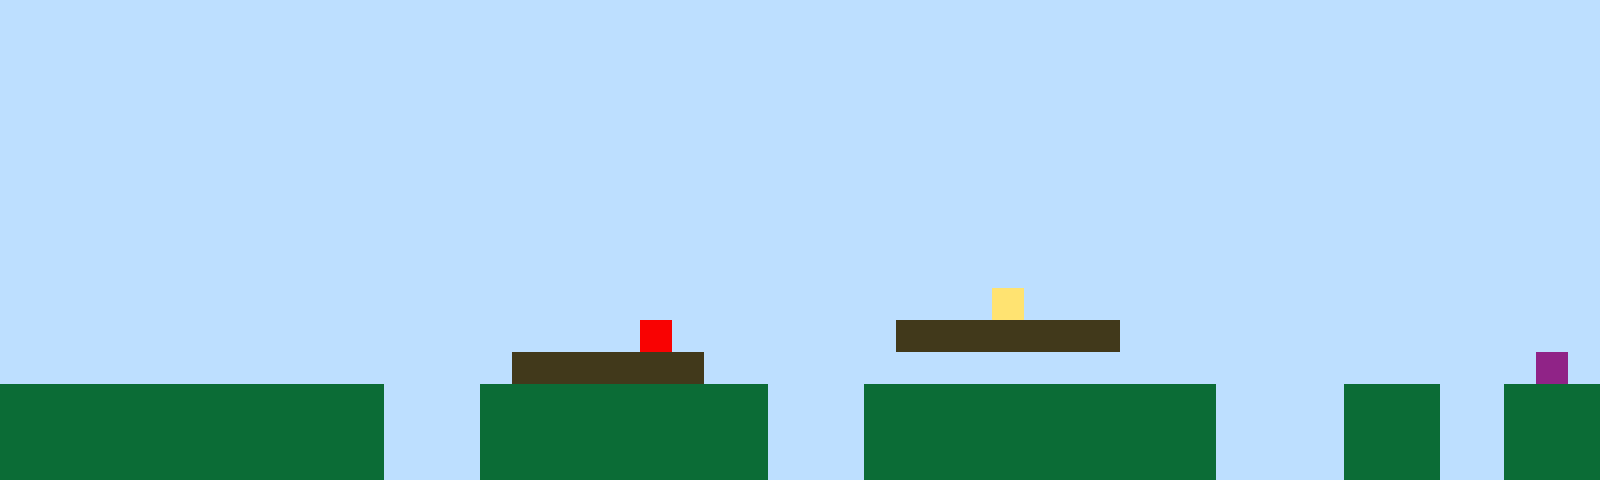

Rendered tile map (Tiled .tmx) drawn with the repository's tilesets; below, a short description and the full map source, tile grids included:
An orthogonal 50x15 tile map with 32x32 px tiles, 1 tile layer (Tile Layer 1).

<map version="1.10" tiledversion="1.11.2" orientation="orthogonal" renderorder="right-up" width="50" height="15" tilewidth="32" tileheight="32" infinite="0" nextlayerid="2" nextobjectid="1"><editorsettings><export target="map1.csv" format="csv" /></editorsettings><tileset firstgid="1" name="sprites" tilewidth="32" tileheight="32" tilecount="6" columns="3"><image source="sprites.png" width="96" height="64" /></tileset><layer id="1" name="Tile Layer 1" width="50" height="15"><data encoding="csv">1,1,1,1,1,1,1,1,1,1,1,1,1,1,1,1,1,1,1,1,1,1,1,1,1,1,1,1,1,1,1,1,1,1,1,1,1,1,1,1,1,1,1,1,1,1,1,1,1,1,1,1,1,1,1,1,1,1,1,1,1,1,1,1,1,1,1,1,1,1,1,1,1,1,1,1,1,1,1,1,1,1,1,1,1,1,1,1,1,1,1,1,1,1,1,1,1,1,1,1,1,1,1,1,1,1,1,1,1,1,1,1,1,1,1,1,1,1,1,1,1,1,1,1,1,1,1,1,1,1,1,1,1,1,1,1,1,1,1,1,1,1,1,1,1,1,1,1,1,1,1,1,1,1,1,1,1,1,1,1,1,1,1,1,1,1,1,1,1,1,1,1,1,1,1,1,1,1,1,1,1,1,1,1,1,1,1,1,1,1,1,1,1,1,1,1,1,1,1,1,1,1,1,1,1,1,1,1,1,1,1,1,1,1,1,1,1,1,1,1,1,1,1,1,1,1,1,1,1,1,1,1,1,1,1,1,1,1,1,1,1,1,1,1,1,1,1,1,1,1,1,1,1,1,1,1,1,1,1,1,1,1,1,1,1,1,1,1,1,1,1,1,1,1,1,1,1,1,1,1,1,1,1,1,1,1,1,1,1,1,1,1,1,1,1,1,1,1,1,1,1,1,1,1,1,1,1,1,1,1,1,1,1,1,1,1,1,1,1,1,1,1,1,1,1,1,1,1,1,1,1,1,1,1,1,1,1,1,1,1,1,1,1,1,1,1,1,1,1,1,1,1,1,1,1,1,1,1,1,1,1,1,1,1,1,1,1,1,1,1,1,1,1,1,1,1,1,1,1,1,1,1,1,1,1,1,1,1,1,1,1,1,1,1,1,1,1,1,1,1,1,1,1,1,1,1,1,1,1,1,1,1,1,1,1,1,1,1,1,1,1,1,1,1,1,1,1,1,1,1,1,1,1,1,1,1,1,1,1,1,1,1,1,1,1,1,1,1,1,1,1,1,1,1,1,1,1,1,1,1,1,1,1,1,1,1,1,1,1,1,1,1,1,1,1,1,1,1,1,1,1,4,1,1,1,1,1,1,1,1,1,1,1,1,1,1,1,1,1,1,1,1,1,1,1,1,1,1,1,1,1,1,1,1,1,1,1,1,1,1,5,1,1,1,1,1,1,1,3,3,3,3,3,3,3,1,1,1,1,1,1,1,1,1,1,1,1,1,1,1,1,1,1,1,1,1,1,1,1,1,1,1,1,1,1,1,3,3,3,3,3,3,1,1,1,1,1,1,1,1,1,1,1,1,1,1,1,1,1,1,1,1,1,1,1,1,1,1,6,1,2,2,2,2,2,2,2,2,2,2,2,2,1,1,1,2,2,2,2,2,2,2,2,2,1,1,1,2,2,2,2,2,2,2,2,2,2,2,1,1,1,1,2,2,2,1,1,2,2,2,2,2,2,2,2,2,2,2,2,2,2,2,1,1,1,2,2,2,2,2,2,2,2,2,1,1,1,2,2,2,2,2,2,2,2,2,2,2,1,1,1,1,2,2,2,1,1,2,2,2,2,2,2,2,2,2,2,2,2,2,2,2,1,1,1,2,2,2,2,2,2,2,2,2,1,1,1,2,2,2,2,2,2,2,2,2,2,2,1,1,1,1,2,2,2,1,1,2,2,2</data></layer></map>
